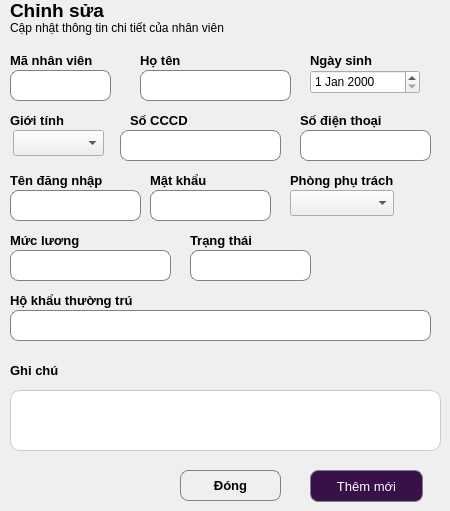
    <widget class="QWidget" name="page_80">
     <widget class="QLabel" name="label_911">
      <property name="geometry">
       <rect>
        <x>10</x>
        <y>0</y>
        <width>121</width>
        <height>21</height>
       </rect>
      </property>
      <property name="font">
       <font>
        <pointsize>14</pointsize>
        <weight>75</weight>
        <bold>true</bold>
       </font>
      </property>
      <property name="text">
       <string>Chỉnh sửa</string>
      </property>
     </widget>
     <widget class="QLabel" name="label_912">
      <property name="geometry">
       <rect>
        <x>10</x>
        <y>20</y>
        <width>271</width>
        <height>16</height>
       </rect>
      </property>
      <property name="text">
       <string>Cập nhật thông tin chi tiết của nhân viên</string>
      </property>
     </widget>
     <widget class="QLabel" name="label_913">
      <property name="geometry">
       <rect>
        <x>10</x>
        <y>50</y>
        <width>121</width>
        <height>21</height>
       </rect>
      </property>
      <property name="font">
       <font>
        <pointsize>10</pointsize>
        <weight>75</weight>
        <bold>true</bold>
       </font>
      </property>
      <property name="text">
       <string>Mã nhân viên</string>
      </property>
     </widget>
     <widget class="QLabel" name="label_914">
      <property name="geometry">
       <rect>
        <x>140</x>
        <y>50</y>
        <width>121</width>
        <height>21</height>
       </rect>
      </property>
      <property name="font">
       <font>
        <pointsize>10</pointsize>
        <weight>75</weight>
        <bold>true</bold>
       </font>
      </property>
      <property name="text">
       <string>Họ tên</string>
      </property>
     </widget>
     <widget class="QLabel" name="label_915">
      <property name="geometry">
       <rect>
        <x>130</x>
        <y>110</y>
        <width>121</width>
        <height>21</height>
       </rect>
      </property>
      <property name="font">
       <font>
        <pointsize>10</pointsize>
        <weight>75</weight>
        <bold>true</bold>
       </font>
      </property>
      <property name="text">
       <string>Số CCCD</string>
      </property>
     </widget>
     <widget class="QLabel" name="label_916">
      <property name="geometry">
       <rect>
        <x>10</x>
        <y>110</y>
        <width>121</width>
        <height>21</height>
       </rect>
      </property>
      <property name="font">
       <font>
        <pointsize>10</pointsize>
        <weight>75</weight>
        <bold>true</bold>
       </font>
      </property>
      <property name="text">
       <string>Giới tính</string>
      </property>
     </widget>
     <widget class="QLabel" name="label_917">
      <property name="geometry">
       <rect>
        <x>10</x>
        <y>230</y>
        <width>121</width>
        <height>21</height>
       </rect>
      </property>
      <property name="font">
       <font>
        <pointsize>10</pointsize>
        <weight>75</weight>
        <bold>true</bold>
       </font>
      </property>
      <property name="text">
       <string>Mức lương</string>
      </property>
     </widget>
     <widget class="QLabel" name="label_918">
      <property name="geometry">
       <rect>
        <x>10</x>
        <y>170</y>
        <width>121</width>
        <height>21</height>
       </rect>
      </property>
      <property name="font">
       <font>
        <pointsize>10</pointsize>
        <weight>75</weight>
        <bold>true</bold>
       </font>
      </property>
      <property name="text">
       <string>Tên đăng nhập</string>
      </property>
     </widget>
     <widget class="QLabel" name="label_919">
      <property name="geometry">
       <rect>
        <x>300</x>
        <y>110</y>
        <width>121</width>
        <height>21</height>
       </rect>
      </property>
      <property name="font">
       <font>
        <pointsize>10</pointsize>
        <weight>75</weight>
        <bold>true</bold>
       </font>
      </property>
      <property name="text">
       <string>Số điện thoại</string>
      </property>
     </widget>
     <widget class="QLabel" name="label_920">
      <property name="geometry">
       <rect>
        <x>310</x>
        <y>50</y>
        <width>121</width>
        <height>21</height>
       </rect>
      </property>
      <property name="font">
       <font>
        <pointsize>10</pointsize>
        <weight>75</weight>
        <bold>true</bold>
       </font>
      </property>
      <property name="text">
       <string>Ngày sinh</string>
      </property>
     </widget>
     <widget class="QLabel" name="label_921">
      <property name="geometry">
       <rect>
        <x>150</x>
        <y>170</y>
        <width>121</width>
        <height>21</height>
       </rect>
      </property>
      <property name="font">
       <font>
        <pointsize>10</pointsize>
        <weight>75</weight>
        <bold>true</bold>
       </font>
      </property>
      <property name="text">
       <string>Mật khẩu</string>
      </property>
     </widget>
     <widget class="QLabel" name="label_922">
      <property name="geometry">
       <rect>
        <x>290</x>
        <y>170</y>
        <width>121</width>
        <height>21</height>
       </rect>
      </property>
      <property name="font">
       <font>
        <pointsize>10</pointsize>
        <weight>75</weight>
        <bold>true</bold>
       </font>
      </property>
      <property name="text">
       <string>Phòng phụ trách</string>
      </property>
     </widget>
     <widget class="QLabel" name="label_923">
      <property name="geometry">
       <rect>
        <x>190</x>
        <y>230</y>
        <width>121</width>
        <height>21</height>
       </rect>
      </property>
      <property name="font">
       <font>
        <pointsize>10</pointsize>
        <weight>75</weight>
        <bold>true</bold>
       </font>
      </property>
      <property name="text">
       <string>Trạng thái</string>
      </property>
     </widget>
     <widget class="QLabel" name="label_924">
      <property name="geometry">
       <rect>
        <x>10</x>
        <y>290</y>
        <width>131</width>
        <height>21</height>
       </rect>
      </property>
      <property name="font">
       <font>
        <pointsize>10</pointsize>
        <weight>75</weight>
        <bold>true</bold>
       </font>
      </property>
      <property name="text">
       <string>Hộ khẩu thường trú</string>
      </property>
     </widget>
     <widget class="QLabel" name="label_925">
      <property name="geometry">
       <rect>
        <x>10</x>
        <y>360</y>
        <width>121</width>
        <height>21</height>
       </rect>
      </property>
      <property name="font">
       <font>
        <pointsize>10</pointsize>
        <weight>75</weight>
        <bold>true</bold>
       </font>
      </property>
      <property name="text">
       <string>Ghi chú</string>
      </property>
     </widget>
     <widget class="QLineEdit" name="lne_manv3">
      <property name="geometry">
       <rect>
        <x>10</x>
        <y>70</y>
        <width>101</width>
        <height>31</height>
       </rect>
      </property>
      <property name="styleSheet">
       <string notr="true">QLineEdit {
    border: 1px solid gray;
    border-radius: 8px;
    padding: 5px;
}</string>
      </property>
      <property name="text">
       <string/>
      </property>
      <property name="alignment">
       <set>Qt::AlignCenter</set>
      </property>
     </widget>
     <widget class="QLineEdit" name="lne_hoten7">
      <property name="geometry">
       <rect>
        <x>140</x>
        <y>70</y>
        <width>151</width>
        <height>31</height>
       </rect>
      </property>
      <property name="styleSheet">
       <string notr="true">QLineEdit {
    border: 1px solid gray;
    border-radius: 8px;
    padding: 5px;
}</string>
      </property>
      <property name="text">
       <string/>
      </property>
      <property name="alignment">
       <set>Qt::AlignCenter</set>
      </property>
     </widget>
     <widget class="QLineEdit" name="lne_cccd5">
      <property name="geometry">
       <rect>
        <x>120</x>
        <y>130</y>
        <width>161</width>
        <height>31</height>
       </rect>
      </property>
      <property name="styleSheet">
       <string notr="true">QLineEdit {
    border: 1px solid gray;
    border-radius: 8px;
    padding: 5px;
}</string>
      </property>
      <property name="text">
       <string/>
      </property>
      <property name="alignment">
       <set>Qt::AlignCenter</set>
      </property>
     </widget>
     <widget class="QLineEdit" name="lne_sdt7">
      <property name="geometry">
       <rect>
        <x>300</x>
        <y>130</y>
        <width>131</width>
        <height>31</height>
       </rect>
      </property>
      <property name="styleSheet">
       <string notr="true">QLineEdit {
    border: 1px solid gray;
    border-radius: 8px;
    padding: 5px;
}</string>
      </property>
      <property name="text">
       <string/>
      </property>
      <property name="alignment">
       <set>Qt::AlignCenter</set>
      </property>
     </widget>
     <widget class="QLineEdit" name="lne_tendangnhap3">
      <property name="geometry">
       <rect>
        <x>10</x>
        <y>190</y>
        <width>131</width>
        <height>31</height>
       </rect>
      </property>
      <property name="styleSheet">
       <string notr="true">QLineEdit {
    border: 1px solid gray;
    border-radius: 8px;
    padding: 5px;
}</string>
      </property>
      <property name="text">
       <string/>
      </property>
      <property name="alignment">
       <set>Qt::AlignCenter</set>
      </property>
     </widget>
     <widget class="QLineEdit" name="lne_matkhau3">
      <property name="geometry">
       <rect>
        <x>150</x>
        <y>190</y>
        <width>121</width>
        <height>31</height>
       </rect>
      </property>
      <property name="styleSheet">
       <string notr="true">QLineEdit {
    border: 1px solid gray;
    border-radius: 8px;
    padding: 5px;
}</string>
      </property>
      <property name="text">
       <string/>
      </property>
      <property name="alignment">
       <set>Qt::AlignCenter</set>
      </property>
     </widget>
     <widget class="QLineEdit" name="lne_mucluong3">
      <property name="geometry">
       <rect>
        <x>10</x>
        <y>250</y>
        <width>161</width>
        <height>31</height>
       </rect>
      </property>
      <property name="styleSheet">
       <string notr="true">QLineEdit {
    border: 1px solid gray;
    border-radius: 8px;
    padding: 5px;
}</string>
      </property>
      <property name="text">
       <string/>
      </property>
      <property name="alignment">
       <set>Qt::AlignCenter</set>
      </property>
     </widget>
     <widget class="QDateEdit" name="date_ngaysinh3">
      <property name="geometry">
       <rect>
        <x>310</x>
        <y>70</y>
        <width>110</width>
        <height>24</height>
       </rect>
      </property>
     </widget>
     <widget class="QComboBox" name="cbo_gioitinh5">
      <property name="geometry">
       <rect>
        <x>13</x>
        <y>130</y>
        <width>91</width>
        <height>26</height>
       </rect>
      </property>
     </widget>
     <widget class="QComboBox" name="cbo_phongphutrach3">
      <property name="geometry">
       <rect>
        <x>290</x>
        <y>190</y>
        <width>104</width>
        <height>26</height>
       </rect>
      </property>
     </widget>
     <widget class="QLineEdit" name="lne_hkthuongtru4">
      <property name="geometry">
       <rect>
        <x>10</x>
        <y>310</y>
        <width>421</width>
        <height>31</height>
       </rect>
      </property>
      <property name="styleSheet">
       <string notr="true">QLineEdit {
    border: 1px solid gray;
    border-radius: 8px;
    padding: 5px;
}</string>
      </property>
      <property name="text">
       <string/>
      </property>
      <property name="alignment">
       <set>Qt::AlignCenter</set>
      </property>
     </widget>
     <widget class="QTextEdit" name="txt_ghichu9">
      <property name="geometry">
       <rect>
        <x>10</x>
        <y>390</y>
        <width>431</width>
        <height>61</height>
       </rect>
      </property>
      <property name="styleSheet">
       <string notr="true">QTextEdit {
    border: 1px solid #ccc;
    border-radius: 10px;
    padding: 6px;
    background: white;
}</string>
      </property>
      <property name="html">
       <string>&lt;!DOCTYPE HTML PUBLIC &quot;-//W3C//DTD HTML 4.0//EN&quot; &quot;http://www.w3.org/TR/REC-html40/strict.dtd&quot;&gt;
&lt;html&gt;&lt;head&gt;&lt;meta name=&quot;qrichtext&quot; content=&quot;1&quot; /&gt;&lt;style type=&quot;text/css&quot;&gt;
p, li { white-space: pre-wrap; }
&lt;/style&gt;&lt;/head&gt;&lt;body style=&quot; font-family:'MS Shell Dlg 2'; font-size:8.25pt; font-weight:400; font-style:normal;&quot;&gt;
&lt;p style=&quot;-qt-paragraph-type:empty; margin-top:0px; margin-bottom:0px; margin-left:0px; margin-right:0px; -qt-block-indent:0; text-indent:0px; font-family:'.AppleSystemUIFont'; font-size:13pt;&quot;&gt;&lt;br /&gt;&lt;/p&gt;&lt;/body&gt;&lt;/html&gt;</string>
      </property>
     </widget>
     <widget class="QPushButton" name="btn_dong3">
      <property name="geometry">
       <rect>
        <x>180</x>
        <y>470</y>
        <width>101</width>
        <height>31</height>
       </rect>
      </property>
      <property name="font">
       <font>
        <pointsize>10</pointsize>
        <weight>75</weight>
        <bold>true</bold>
       </font>
      </property>
      <property name="styleSheet">
       <string notr="true">QPushButton {
 border: 1px solid gray;
 border-radius: 8px;
 padding: 5px;
 color: black;
}</string>
      </property>
      <property name="text">
       <string>Đóng</string>
      </property>
     </widget>
     <widget class="QPushButton" name="btn_themmoi2">
      <property name="geometry">
       <rect>
        <x>310</x>
        <y>470</y>
        <width>113</width>
        <height>32</height>
       </rect>
      </property>
      <property name="font">
       <font>
        <pointsize>10</pointsize>
       </font>
      </property>
      <property name="styleSheet">
       <string notr="true">QPushButton {
 border: 1px solid gray;
 border-radius: 8px;
 padding: 5px;
 background-color: #391149;
 color: white;
}</string>
      </property>
      <property name="text">
       <string>Thêm mới</string>
      </property>
     </widget>
     <widget class="QLineEdit" name="lne_trangthai2">
      <property name="geometry">
       <rect>
        <x>190</x>
        <y>250</y>
        <width>121</width>
        <height>31</height>
       </rect>
      </property>
      <property name="styleSheet">
       <string notr="true">QLineEdit {
    border: 1px solid gray;
    border-radius: 8px;
    padding: 5px;
}</string>
      </property>
      <property name="text">
       <string/>
      </property>
      <property name="alignment">
       <set>Qt::AlignCenter</set>
      </property>
     </widget>
    </widget>
